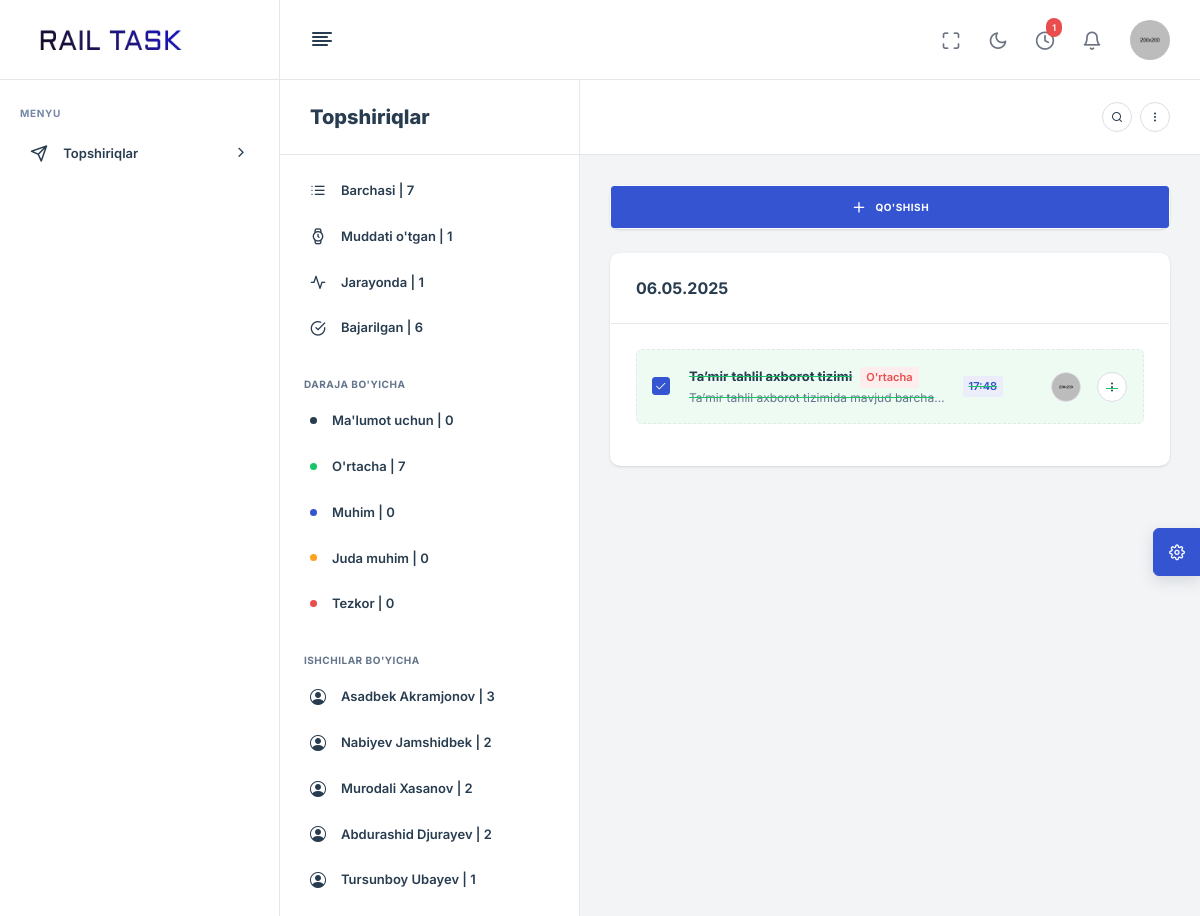
The page /tasks/?worker_id=4 (signed in) on the database as committed earlier.
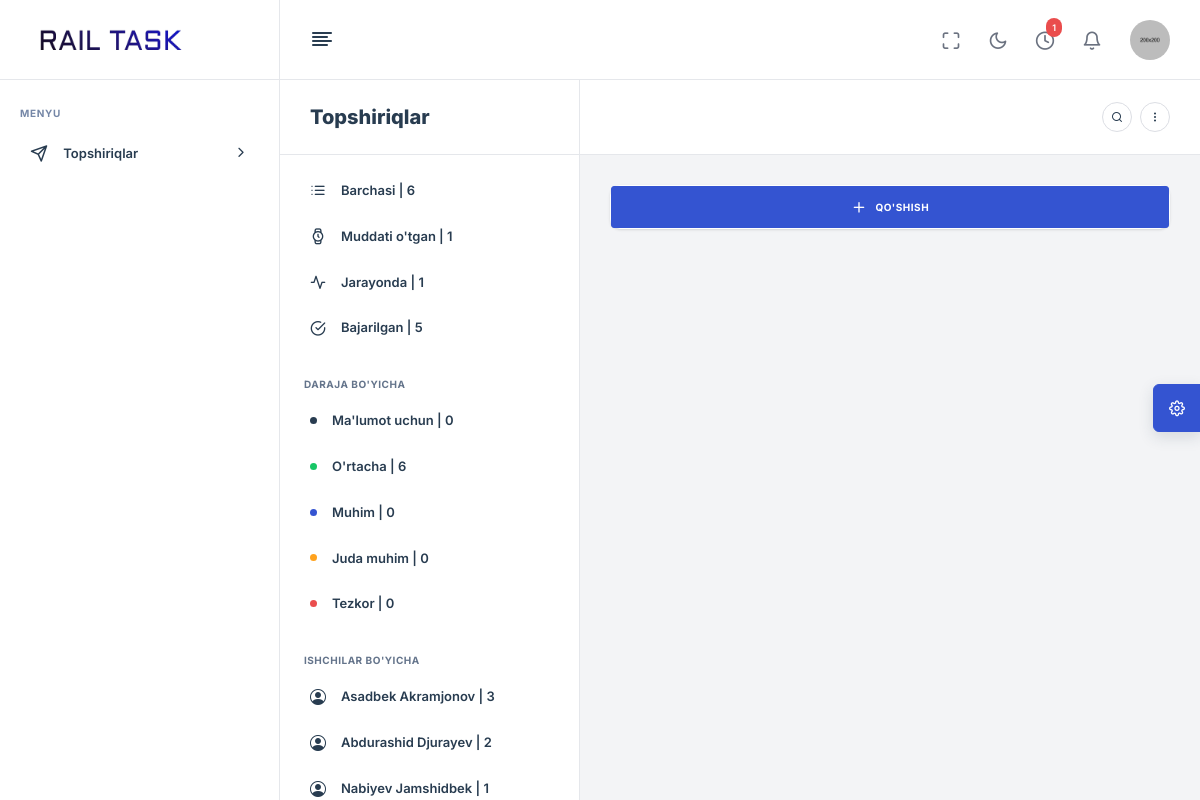
The same page on the database as committed later.
### profiles/models.py (models this page shows, shortened)
class Profile(models.Model):
    user = models.OneToOneField(User, on_delete=models.CASCADE)
    full_name = models.CharField(max_length=50)
    department = models.ForeignKey(Department, on_delete=models.CASCADE, null=True, blank=True)
    position = models.CharField(max_length=150)
    roles = models.ManyToManyField(Role)
    tg_id = models.IntegerField(null=True, blank=True)

### tasks/models.py (models this page shows, shortened)
class Task(models.Model):
    STATUS_CHOICES = [
        ('assigned', 'Topshiriq berildi'),
        ('accepted', 'Qabul qilindi'),
        ('in_progress', 'Bajarilmoqda'),
        ('completed', 'Bajarildi'),
        ('approved', 'Tasdiqlandi'),
        ('expired', 'Bajarilmadi'),
        ('returned', 'Qayta ishlashga yuborildi'),
    ]
    DEGREE_CHOICES = [
        ('info', "Ma'lumot uchun"),
        ('medium', "O'rtacha"),
        ('important', "Muhim"),
        ('very_important', "Juda muhim"),
        ('urgent', "Tezkor"),
    ]
    author = models.ForeignKey(Profile, on_delete=models.CASCADE, related_name='author')
    title = models.CharField(max_length=100)
    description = models.TextField(null=True, blank=True)
    performers = models.ManyToManyField(Profile, related_name='performers')
    status = models.CharField(max_length=50, choices=STATUS_CHOICES)
    received = models.DateField(null=True, blank=True)
    deadline = models.DateTimeField(null=True, blank=True)
    degree = models.CharField(max_length=50, choices=DEGREE_CHOICES, default='medium')
    archived = models.BooleanField(default=False)
    created_at = models.DateTimeField(auto_now_add=True)
    edited_at = models.DateTimeField(auto_now=True)

### tasks/views.py (the view)
# urls.py: path('', TaskListView.as_view(), name='task_list'),
class TaskListView(ListView):
    def get(self, request, *args, **kwargs):
        profile = request.user.profile
        today = timezone.now().date()
        tomorrow = today + timedelta(days=1)
        tasks = Task.objects.filter(archived=False)
        if profile.position == "Bosh muhandis o'rinbosari":
            tasks = tasks.filter(author=profile)
        else:
            tasks = tasks.filter(performers=profile)
        expired_tasks = tasks.filter(deadline__lt=timezone.now()).exclude(status='completed')
        counts = {
            "all": tasks.count(),
            "expired": expired_tasks.count(),
            "in_progress": tasks.filter(status='in_progress').count(),
            "completed": tasks.filter(status='completed').count(),
            "info": tasks.filter(degree='info').count(),
            "medium": tasks.filter(degree='medium').count(),
            "important": tasks.filter(degree='important').count(),
            "very_important": tasks.filter(degree='very_important').count(),
            "urgent": tasks.filter(degree='urgent').count(),
        }
        workers = Profile.objects.all().exclude(position="Bosh muhandis o'rinbosari")
        workers_task_count = {}
        for worker in workers:
            workers_task_count[worker] = tasks.filter(performers=worker).count()
        workers_task_count = dict(sorted(workers_task_count.items(), key=lambda item: item[1], reverse=True))   # sort by task count
        status = request.GET.get('status')
        degree = request.GET.get('degree')
        worker_id = request.GET.get('worker_id')
        if status == 'expired':
            tasks = expired_tasks
        elif status in ['in_progress', 'completed']:
            tasks = tasks.filter(status=status)
        elif degree:
            tasks = tasks.filter(degree=degree)
        elif worker_id:
            worker = Profile.objects.get(id=worker_id)
            tasks = tasks.filter(performers=worker)
        grouped_tasks = {}
        for task in tasks.order_by('deadline'):
            if task.deadline.date() == today:
                key = 'Bugun'
            elif task.deadline.date() == tomorrow:
                key = 'Ertaga'
            elif task.deadline:
                key = task.deadline.strftime('%d.%m.%Y')
            else:
                key = 'Muddatsiz'
            grouped_tasks.setdefault(key, []).append(task)
        exclude_role_names = ['tchzg']
        performers = Profile.objects.exclude(roles__name__in=exclude_role_names)
        return render(request, 'tasks/tasks.html', {
            'grouped_tasks': grouped_tasks,
            'performers': performers,
            'expired_tasks': expired_tasks,
            'counts': counts,
            'workers_task_count': workers_task_count
        })

### templates/tasks/tasks.html (shortened to what the changed rows need)
{% extends 'base.html' %}
{% load static %}
{% block content %}
<main class="nxl-container apps-container apps-tasks">
    <div class="nxl-content without-header nxl-full-content">
        <div class="main-content d-flex">
            {% if 'workers' in request.path %}
                {% include 'tasks/tasks-workers-sidebar.html' %}
            {% else %}
                {% include 'tasks/tasks-filters-sidebar.html' %}
            {% endif %}
            <div class="content-area" data-scrollbar-target="#psScrollbarInit">
                <div class="content-area-body" style="min-height: 93%;">
                    {% for date_label, tasks in grouped_tasks.items %}
                    <div class="card stretch stretch-full">
                        <a href="javascript:void(0);" class="card-header" data-bs-toggle="collapse"
                           data-bs-target="#tasks_collapse_{{forloop.counter}}">
                            <h5 class="mb-0">{{ date_label }}</h5>
                        </a>
                        <div class="card-body collapse show" id="tasks_collapse_{{forloop.counter}}">
                            <ul class="list-unstyled mb-0">
                                {% for task in tasks %}
                                <li class="single-task-list p-3 mb-3 border border-dashed rounded-3 {% if task.status == 'completed' %} task-completed {% endif %}">
                                    <div class="d-flex align-items-center justify-content-between">
                                        <div class="d-flex align-items-center gap-3 me-3">
                                            <div class="custom-control custom-checkbox me-2">
                                            </div>
                                            <div class="d-flex align-items-center gap-3">
                                                <a href="javascript:void(0);" class="single-task-list-link"
                                                   data-bs-toggle="offcanvas" data-bs-target="#tasksDetailsOffcanvas{{task.id}}">
                                                    <div class="fs-13 fw-bold text-truncate-1-line">{{ task.title }}<span class="ms-2 badge bg-soft-danger text-danger">{{ task.get_degree_display }}</span>
                                                    </div>
                                                    <div class="fs-12 fw-normal text-muted text-truncate-1-line">{{ task.description }}
                                                    </div>
                                                </a>
                                            </div>
                                        </div>
                                        <div class="d-flex flex-shrink-0 align-items-center gap-3">
                                            <div class="badge bg-soft-primary text-primary d-md-inline-block d-none">
                                                {{ task.deadline|date:'H:i' }}
                                            </div>
                                            <div class="avatar-image avatar-md d-sm-inline-block d-none">
                                                <img src="{% static 'assets/images/avatar/1.png' %}" alt="user"
                                                     class="img-fluid">
                                            </div>
                                            <div class="dropdown">
                                                <a href="javascript:void(0);" class="avatar-text avatar-md"
                                                   data-bs-toggle="dropdown">
                                                    <i class="feather-more-vertical"></i>
                                                </a>
                                            </div>
                                        </div>
                                    </div>
                                </li>
                                {% endfor %}
                            </ul>
                        </div>
                    </div>
                    {% endfor %}
                </div>
            </div>
        </div>
    </div>
</main>
{% endblock %}

### templates/tasks/tasks-filters-sidebar.html (shortened to what the changed rows need)
            <div class="content-sidebar content-sidebar-md" data-scrollbar-target="#psScrollbarInit">
                <div class="content-sidebar-body">
                    <ul class="nav flex-column nxl-content-sidebar-item">
                        <li class="nav-item">
                            <a class="nav-link" href="{% url 'tasks:task_list' %}">
                                <i class="feather-list"></i>
                                <span>Barchasi | {{ counts.all }}</span>
                            </a>
                        </li>
                        <li class="nav-item">
                            <a class="nav-link" href="{% url 'tasks:task_list' %}?status=completed">
                                <i class="feather-check-circle"></i>
                                <span>Bajarilgan | {{ counts.completed }}</span>
                            </a>
                        </li>
                    </ul>
                    <ul class="nav flex-column nxl-content-sidebar-item">
                        <li class="nav-item">
                            <a class="nav-link" href="{% url 'tasks:task_list' %}?degree=medium">
                                <span class="wd-7 ht-7 bg-success rounded-circle"></span>
                                <span>O'rtacha | {{ counts.medium }}</span>
                            </a>
                        </li>
                    </ul>
                    {% if request.user.profile.position == "Bosh muhandis o'rinbosari" %}
                    <ul class="nav flex-column nxl-content-sidebar-item">
                        {% for worker, task_count in workers_task_count.items %}
                        <li class="nav-item">
                            <a class="nav-link" href="/tasks/?worker_id={{worker.id}}">
                                <i class="bi bi-person-circle"></i>
                                <span>{{ worker.full_name }} | {{ task_count }}</span>
                            </a>
                        </li>
                        {% endfor %}
                    </ul>
                    {% endif %}
                </div>
            </div>

Rows that differ between the two databases and show on the page:
no longer on this page (row edited): Profile: full_name "Murodali Xasanov", task_count "2"
no longer on this page (row edited): Profile: full_name "Tursunboy Ubayev", task_count "1"
no longer on this page (row edited): Task: date_label "06.05.2025", title "Ta’mir tahlil axborot tizimi", degree "O'rtacha", description "Ta’mir tahlil axborot tizimida mavjud…", deadline "17:48"
changed Profile "Abdurashid Djurayev": moves up the list
changed Profile "Nabiyev Jamshidbek": task_count "2" → "1"
Other text that changed with them:
{{ counts.all }}: "7" → "6"
{{ counts.completed }}: "6" → "5"
{{ counts.medium }}: "7" → "6"
